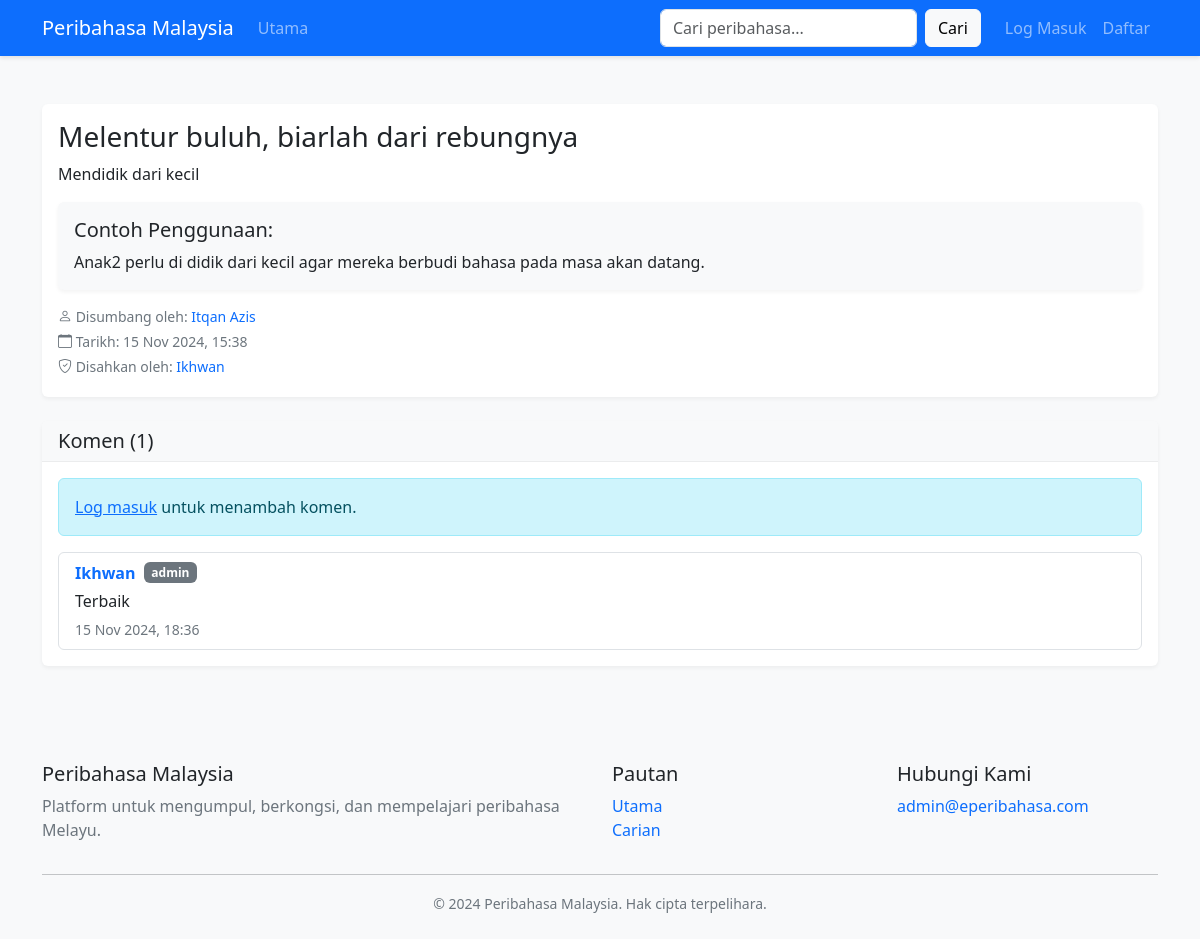
/public/peribahasa.php?id=2, run on the app's committed database.
### tables this page shows
CREATE TABLE IF NOT EXISTS `peribahasa` (
  `id` int NOT NULL AUTO_INCREMENT,
  `title` varchar(255) NOT NULL,
  `meaning` text NOT NULL,
  `example_usage` text,
  `status` enum('pending','approved','rejected') DEFAULT 'pending',
  `contributor_id` int DEFAULT NULL,
  `approved_by` int DEFAULT NULL,
  `created_at` timestamp NULL DEFAULT CURRENT_TIMESTAMP,
  `updated_at` timestamp NULL DEFAULT CURRENT_TIMESTAMP ON UPDATE CURRENT_TIMESTAMP,
  PRIMARY KEY (`id`),
  KEY `contributor_id` (`contributor_id`),
  KEY `approved_by` (`approved_by`),
  CONSTRAINT `peribahasa_ibfk_1` FOREIGN KEY (`contributor_id`) REFERENCES `users` (`id`),
  CONSTRAINT `peribahasa_ibfk_2` FOREIGN KEY (`approved_by`) REFERENCES `users` (`id`)
);

CREATE TABLE IF NOT EXISTS `users` (
  `id` int NOT NULL AUTO_INCREMENT,
  `username` varchar(50) NOT NULL,
  `email` varchar(100) NOT NULL,
  `password` varchar(255) NOT NULL,
  `role` enum('admin','moderator','contributor') NOT NULL DEFAULT 'contributor',
  `created_at` timestamp NULL DEFAULT CURRENT_TIMESTAMP,
  `updated_at` timestamp NULL DEFAULT CURRENT_TIMESTAMP ON UPDATE CURRENT_TIMESTAMP,
  `is_active` tinyint(1) NOT NULL DEFAULT '1',
  PRIMARY KEY (`id`),
  UNIQUE KEY `username` (`username`),
  UNIQUE KEY `email` (`email`)
);

CREATE TABLE IF NOT EXISTS `comments` (
  `id` int NOT NULL AUTO_INCREMENT,
  `peribahasa_id` int NOT NULL,
  `user_id` int NOT NULL,
  `comment` text NOT NULL,
  `created_at` timestamp NULL DEFAULT CURRENT_TIMESTAMP,
  PRIMARY KEY (`id`),
  KEY `peribahasa_id` (`peribahasa_id`),
  KEY `user_id` (`user_id`),
  CONSTRAINT `comments_ibfk_1` FOREIGN KEY (`peribahasa_id`) REFERENCES `peribahasa` (`id`),
  CONSTRAINT `comments_ibfk_2` FOREIGN KEY (`user_id`) REFERENCES `users` (`id`)
);

### includes/functions.php (called while the page is built, shortened)
<?php
function h($text) {
    return htmlspecialchars($text, ENT_QUOTES, 'UTF-8');
}
function is_logged_in() {
    return isset($_SESSION['user']);
}
function format_date($date) {
    return date('d M Y, H:i', strtotime($date));
}

### public/peribahasa.php (the view, shortened to what this page needs)
<?php
require_once '../includes/functions.php';
$peribahasa_id = $_GET['id'] ?? 0;
$db = new Database();
$conn = $db->getConnection();
try {
    $query = "SELECT p.*,
                     u1.username as contributor_name,
                     u2.username as moderator_name,
                     (SELECT COUNT(*) FROM comments WHERE peribahasa_id = p.id) as comment_count
              FROM peribahasa p
              LEFT JOIN users u1 ON p.contributor_id = u1.id
              LEFT JOIN users u2 ON p.approved_by = u2.id
              WHERE p.id = ? AND p.status = 'approved'";
    $stmt = $conn->prepare($query);
    $stmt->execute([$peribahasa_id]);
    $peribahasa = $stmt->fetch(PDO::FETCH_ASSOC);
    $query = "SELECT c.*, u.username, u.role
              FROM comments c
              JOIN users u ON c.user_id = u.id
              WHERE c.peribahasa_id = ?
              ORDER BY c.created_at DESC";
    $stmt = $conn->prepare($query);
    $stmt->execute([$peribahasa_id]);
    $comments = $stmt->fetchAll(PDO::FETCH_ASSOC);
} catch (PDOException $e) {
    error_log($e->getMessage());
    $error = 'Ralat mendapatkan maklumat peribahasa.';
}
$base_path = '..';
?>
<!DOCTYPE html>
<html lang="ms">
<head>
    <link href="https://cdn.jsdelivr.net/npm/bootstrap@5.3.0/dist/css/bootstrap.min.css" rel="stylesheet">
    <link href="https://cdn.jsdelivr.net/npm/bootstrap-icons@1.7.2/font/bootstrap-icons.css" rel="stylesheet">
    <link rel="stylesheet" href="<?php echo $base_path; ?>/assets/css/style.css">
</head>
<body>
    <?php include $base_path . '/includes/header.php'; ?>
    <div class="container py-4">
        <div class="card mb-4">
            <div class="card-body">
                <h1 class="card-title h3"><?php echo h($peribahasa['title']); ?></h1>
                <p class="card-text"><?php echo h($peribahasa['meaning']); ?></p>
                <?php if ($peribahasa['example_usage']): ?>
                    <div class="card bg-light mb-3">
                        <div class="card-body">
                            <h5 class="card-title">Contoh Penggunaan:</h5>
                            <p class="card-text"><?php echo h($peribahasa['example_usage']); ?></p>
                        </div>
                    </div>
                <?php endif; ?>
                <div class="text-muted small">
                    <p class="mb-1">
                        <i class="bi bi-person"></i> Disumbang oleh:
                        <a href="<?php echo $base_path; ?>/user/profile.php?id=<?php echo $peribahasa['contributor_id']; ?>"
                           class="text-decoration-none">
                            <?php echo h($peribahasa['contributor_name']); ?>
                        </a>
                    </p>
                    <p class="mb-1">
                        <i class="bi bi-calendar"></i> Tarikh: <?php echo format_date($peribahasa['created_at']); ?>
                    </p>
                    <?php if ($peribahasa['moderator_name']): ?>
                        <p class="mb-1">
                            <i class="bi bi-shield-check"></i> Disahkan oleh:
                            <a href="<?php echo $base_path; ?>/user/profile.php?id=<?php echo $peribahasa['approved_by']; ?>"
                               class="text-decoration-none">
                                <?php echo h($peribahasa['moderator_name']); ?>
                            </a>
                        </p>
                    <?php endif; ?>
                </div>
            </div>
        </div>
        <div class="card">
            <div class="card-header d-flex justify-content-between align-items-center">
                <h2 class="h5 mb-0">Komen (<?php echo count($comments); ?>)</h2>
            </div>
            <div class="card-body">
                <?php if (is_logged_in()): ?>
                    <form method="post" class="mb-4">
                        <input type="hidden" name="action" value="add_comment">
                        <div class="mb-3">
                            <label for="comment" class="form-label">Tambah Komen</label>
                            <textarea class="form-control" id="comment" name="comment" rows="3" required></textarea>
                        </div>
                        <button type="submit" class="btn btn-primary">Hantar</button>
                    </form>
                <?php else: ?>
                    <div class="alert alert-info">
                        <a href="<?php echo $base_path; ?>/auth/login.php">Log masuk</a> untuk menambah komen.
                    </div>
                <?php endif; ?>
                <?php if (empty($comments)): ?>
                    <p class="text-muted text-center py-4">Tiada komen lagi. Jadilah yang pertama untuk memberi komen!</p>
                <?php else: ?>
                    <div class="list-group">
                        <?php foreach ($comments as $comment): ?>
                            <div class="list-group-item">
                                <div class="d-flex justify-content-between align-items-start">
                                    <div>
                                        <div class="d-flex align-items-center mb-1">
                                            <strong class="me-2">
                                                <a href="<?php echo $base_path; ?>/user/profile.php?id=<?php echo $comment['user_id']; ?>"
                                                   class="text-decoration-none">
                                                    <?php echo h($comment['username']); ?>
                                                </a>
                                            </strong>
                                            <span class="badge bg-secondary"><?php echo h($comment['role']); ?></span>
                                        </div>
                                        <p class="mb-1"><?php echo h($comment['comment']); ?></p>
                                        <small class="text-muted">
                                            <?php echo format_date($comment['created_at']); ?>
                                        </small>
                                    </div>
                                </div>
                            </div>
                        <?php endforeach; ?>
                    </div>
                <?php endif; ?>
            </div>
        </div>
    </div>
    <?php include $base_path . '/includes/footer.php'; ?>
</body>
</html>

### assets/css/style.css (style rules this page uses)
body { background-color: #f8f9fa; }
.card { border: none; box-shadow: 0 2px 4px rgba(0,0,0,.05); transition: transform 0.2s; }
.card-header { background-color: #f8f9fa; border-bottom: 1px solid rgba(0,0,0,.05); }
.text-muted { color: #6c757d !important; }

### data on the page
peribahasa: title "Melentur buluh, biarlah dari rebungnya", meaning "Mendidik dari kecil", example_usage "Anak2 perlu di didik dari kecil agar mereka berbudi bahasa pada masa akan datang.", contributor.username "Itqan Azis", created_at "15 Nov 2024, 15:38", approved_by.username "Ikhwan"
comments: user.username "Ikhwan", user.role "admin", comment "Terbaik", created_at "15 Nov 2024, 18:36"

### other printed values
SITE_NAME "Peribahasa Malaysia"
count($comments) "1"
